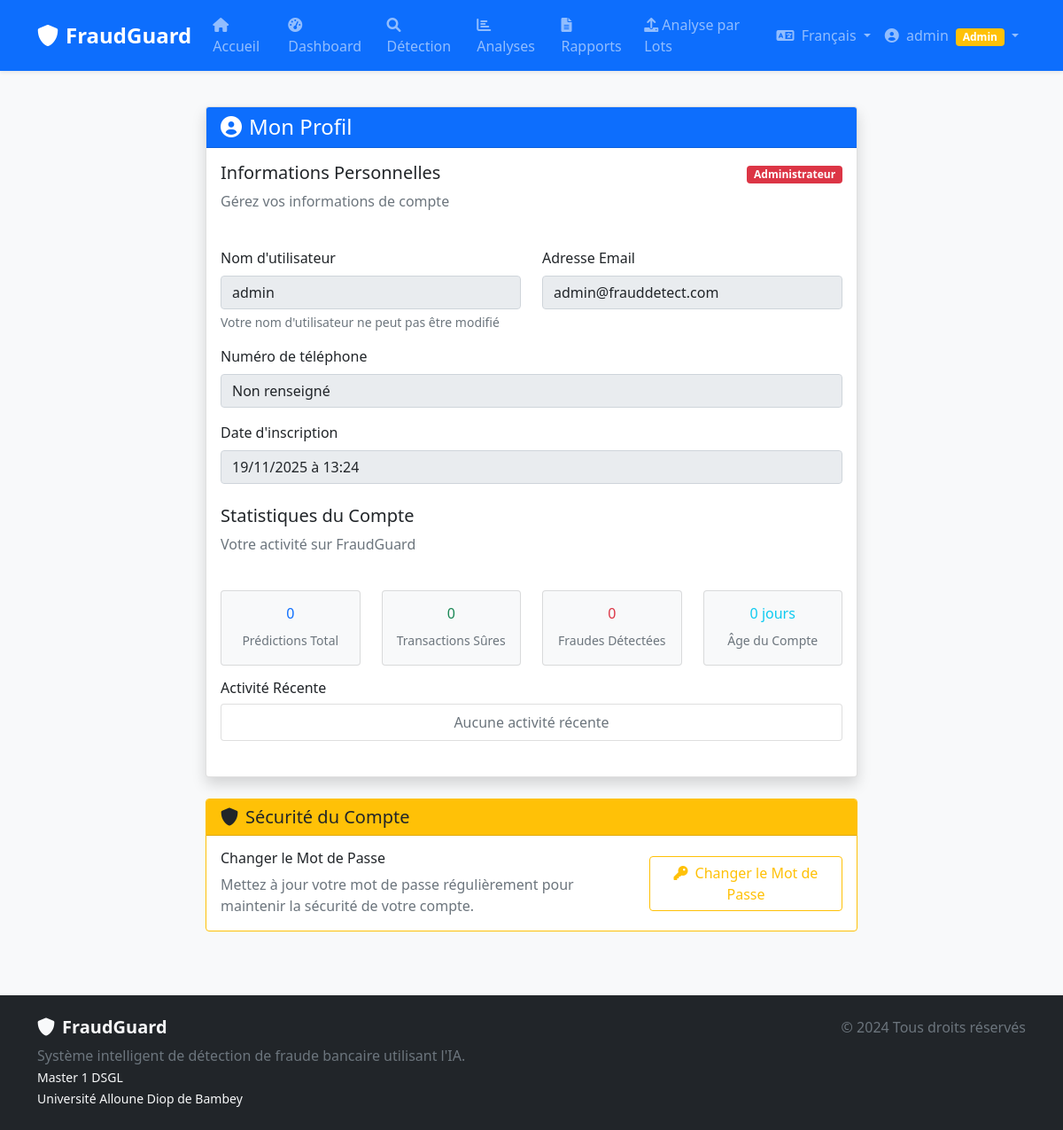
/user-profile (signed in), run on the app's committed database.
### app.py (models this page shows)
class User(UserMixin, db.Model):
    id = db.Column(db.Integer, primary_key=True)
    username = db.Column(db.String(80), unique=True, nullable=False)
    email = db.Column(db.String(120), unique=True, nullable=False)
    password_hash = db.Column(db.String(120), nullable=False)
    phone = db.Column(db.String(20))
    created_at = db.Column(db.DateTime, default=datetime.utcnow)
    is_admin = db.Column(db.Boolean, default=False)
    is_active = db.Column(db.Boolean, default=True)
    language = db.Column(db.String(5), default='fr')
    last_login = db.Column(db.DateTime)
    predictions = db.relationship('PredictionHistory', backref='user', lazy=True)
    alerts = db.relationship('Alert', backref='user', lazy=True)

### app.py (the view)
@app.route('/user-profile')
@login_required
def user_profile():
    total_predictions = PredictionHistory.query.filter_by(user_id=current_user.id).count()
    safe_predictions = PredictionHistory.query.filter_by(user_id=current_user.id, prediction='Non Fraude').count()
    fraud_predictions = PredictionHistory.query.filter_by(user_id=current_user.id, prediction='Fraude').count()
    recent_predictions = PredictionHistory.query.filter_by(user_id=current_user.id)\
        .order_by(PredictionHistory.created_at.desc())\
        .limit(5)\
        .all()
    account_age = (datetime.utcnow() - current_user.created_at).days
    return render_template('profile.html',
                         total_predictions=total_predictions,
                         safe_predictions=safe_predictions,
                         fraud_predictions=fraud_predictions,
                         recent_predictions=recent_predictions,
                         account_age=account_age)

### app.py (called while the page is built)
@login_manager.user_loader
def load_user(user_id):
    return User.query.get(int(user_id))

def _(text):
    locale = get_locale()
    return TRANSLATIONS.get(locale, {}).get(text, text)

def get_locale():
    try:
        if current_user.is_authenticated and hasattr(current_user, 'language') and current_user.language:
            return current_user.language
    except:
        pass
    if 'language' in session and session['language'] in ['fr', 'en']:
        return session['language']
    return 'fr'  # Français par défaut

@app.context_processor
def utility_processor():
    return dict(_=_, get_locale=get_locale)

### templates/profile.html (shortened to what this page needs)
{% extends "base.html" %}
{% block content %}
<div class="container py-4">
    <div class="row">
        <div class="col-lg-8 mx-auto">
            <div class="card shadow">
                <div class="card-header bg-primary text-white">
                    <h4 class="card-title mb-0">
                        <i class="fas fa-user-circle me-2"></i>Mon Profil
                    </h4>
                </div>
                <div class="card-body">
                    <div class="row mb-4">
                        <div class="col-md-8">
                            <h5>Informations Personnelles</h5>
                            <p class="text-muted">Gérez vos informations de compte</p>
                        </div>
                        <div class="col-md-4 text-end">
                            <span class="badge bg-{% if current_user.is_admin %}danger{% else %}primary{% endif %}">
                                {% if current_user.is_admin %}Administrateur{% else %}Utilisateur{% endif %}
                            </span>
                        </div>
                    </div>
                    <div class="row">
                        <div class="col-md-6 mb-3">
                            <label class="form-label">Nom d'utilisateur</label>
                            <input type="text" class="form-control" value="{{ current_user.username }}" readonly>
                            <div class="form-text">Votre nom d'utilisateur ne peut pas être modifié</div>
                        </div>
                        <div class="col-md-6 mb-3">
                            <label class="form-label">Adresse Email</label>
                            <input type="email" class="form-control" value="{{ current_user.email }}" readonly>
                        </div>
                    </div>
                    <div class="mb-3">
                        <label class="form-label">Numéro de téléphone</label>
                        <input type="text" class="form-control" value="{{ current_user.phone or 'Non renseigné' }}" readonly>
                    </div>
                    <div class="mb-3">
                        <label class="form-label">Date d'inscription</label>
                        <input type="text" class="form-control"
                               value="{{ current_user.created_at.strftime('%d/%m/%Y à %H:%M') }}" readonly>
                    </div>
                    <div class="row mb-4 mt-4">
                        <div class="col-12">
                            <h5>Statistiques du Compte</h5>
                            <p class="text-muted">Votre activité sur FraudGuard</p>
                        </div>
                    </div>
                    <div class="row">
                        <div class="col-md-3 mb-3">
                            <div class="card bg-light">
                                <div class="card-body text-center">
                                    <h6 class="card-title text-primary">{{ total_predictions }}</h6>
                                    <small class="text-muted">Prédictions Total</small>
                                </div>
                            </div>
                        </div>
                        <div class="col-md-3 mb-3">
                            <div class="card bg-light">
                                <div class="card-body text-center">
                                    <h6 class="card-title text-success">{{ safe_predictions }}</h6>
                                    <small class="text-muted">Transactions Sûres</small>
                                </div>
                            </div>
                        </div>
                        <div class="col-md-3 mb-3">
                            <div class="card bg-light">
                                <div class="card-body text-center">
                                    <h6 class="card-title text-danger">{{ fraud_predictions }}</h6>
                                    <small class="text-muted">Fraudes Détectées</small>
                                </div>
                            </div>
                        </div>
                        <div class="col-md-3 mb-3">
                            <div class="card bg-light">
                                <div class="card-body text-center">
                                    <h6 class="card-title text-info">{{ account_age }} jours</h6>
                                    <small class="text-muted">Âge du Compte</small>
                                </div>
                            </div>
                        </div>
                    </div>
                    <div class="row mb-4">
                        <div class="col-12">
                            <h6>Activité Récente</h6>
                            <div class="list-group">
                                {% if recent_predictions %}
                                    {% for pred in recent_predictions %}
                                    <div class="list-group-item">
                                        <div class="d-flex w-100 justify-content-between">
                                            <h6 class="mb-1">Analyse de transaction</h6>
                                            <small class="text-muted">{{ pred.created_at.strftime('%H:%M') }}</small>
                                        </div>
                                        <p class="mb-1">
                                            Montant: <strong>{{ pred.amount }} {{ pred.currency }}</strong> -
                                            Résultat:
                                            <span class="badge bg-{{ 'danger' if pred.prediction == 'Fraude' else 'success' }}">
                                                {{ pred.prediction }}
                                            </span>
                                        </p>
                                    </div>
                                    {% endfor %}
                                {% else %}
                                    <div class="list-group-item">
                                        <p class="text-muted text-center mb-0">Aucune activité récente</p>
                                    </div>
                                {% endif %}
                            </div>
                        </div>
                    </div>
                </div>
            </div>
            <div class="card border-warning mt-4">
                <div class="card-header bg-warning text-dark">
                    <h5 class="card-title mb-0">
                        <i class="fas fa-shield-alt me-2"></i>Sécurité du Compte
                    </h5>
                </div>
                <div class="card-body">
                    <div class="row align-items-center">
                        <div class="col-md-8">
                            <h6>Changer le Mot de Passe</h6>
                            <p class="text-muted mb-0">
                                Mettez à jour votre mot de passe régulièrement pour maintenir la sécurité de votre compte.
                            </p>
                        </div>
                        <div class="col-md-4 text-end">
                            <button type="button" class="btn btn-outline-warning" data-bs-toggle="modal" data-bs-target="#changePasswordModal">
                                <i class="fas fa-key me-2"></i>Changer le Mot de Passe
                            </button>
                        </div>
                    </div>
                </div>
            </div>
        </div>
    </div>
</div>
{% endblock %}

### templates/base.html (shortened to what this page needs)
<!DOCTYPE html>
<html lang="{{ get_locale() }}">
<head>
    <link href="https://cdn.jsdelivr.net/npm/bootstrap@5.1.3/dist/css/bootstrap.min.css" rel="stylesheet">
    <link rel="stylesheet" href="https://cdnjs.cloudflare.com/ajax/libs/font-awesome/6.0.0/css/all.min.css">
    <link rel="stylesheet" href="{{ url_for('static', filename='css/style.css') }}">
</head>
<body class="d-flex flex-column min-vh-100">
    {% include 'navbar.html' %}
    <main class="flex-grow-1">
        {% block content %}{% endblock %}
    </main>
    <footer class="bg-dark text-light py-4 mt-5">
        <div class="container">
            <div class="row">
                <div class="col-md-6">
                    <h5 class="fw-bold">
                        <i class="fas fa-shield-alt me-2"></i>FraudGuard
                    </h5>
                    <p class="text-muted mb-0">
                        {{ _('fraudguard_system') }}
                    </p>
                    <small>{{ _('master_dsgl') }}<br>{{ _('university_bambey') }}</small>
                </div>
                <div class="col-md-6 text-md-end">
                    <p class="text-muted mb-0">
                        &copy; 2024 {{ _('all_rights_reserved') }}
                    </p>
                </div>
            </div>
        </div>
    </footer>
</body>
</html>

### templates/navbar.html (shortened to what this page needs)
<nav class="navbar navbar-expand-lg navbar-dark bg-primary shadow-sm">
    <div class="container">
        <a class="navbar-brand fw-bold" href="{{ url_for('index') }}">
            <i class="fas fa-shield-alt me-2"></i>FraudGuard
        </a>
        <div class="collapse navbar-collapse" id="navbarNav">
            <ul class="navbar-nav me-auto">
                <li class="nav-item">
                    <a class="nav-link" href="{{ url_for('index') }}">
                        <i class="fas fa-home me-1"></i>{{ _('home') }}
                    </a>
                </li>
                {% if current_user.is_authenticated %}
                <li class="nav-item">
                    <a class="nav-link" href="{{ url_for('dashboard') }}">
                        <i class="fas fa-tachometer-alt me-1"></i>{{ _('dashboard') }}
                    </a>
                </li>
                <li class="nav-item">
                    <a class="nav-link" href="{{ url_for('prediction') }}">
                        <i class="fas fa-search me-1"></i>{{ _('detection') }}
                    </a>
                </li>
                <li class="nav-item">
                    <a class="nav-link" href="{{ url_for('advanced_analysis') }}">
                        <i class="fas fa-chart-bar me-1"></i>{{ _('analysis') }}
                    </a>
                </li>
                <li class="nav-item">
                    <a class="nav-link" href="{{ url_for('reports_dashboard') }}">
                        <i class="fas fa-file-alt me-1"></i>{{ _('reports') }}
                    </a>
                </li>
                <li class="nav-item">
                    <a class="nav-link" href="{{ url_for('batch_prediction') }}">
                        <i class="fas fa-upload me-1"></i>{{ _('batch_analysis') }}
                    </a>
                </li>
                {% endif %}
            </ul>
            <ul class="navbar-nav">
                <li class="nav-item dropdown">
                    <a class="nav-link dropdown-toggle" href="#" id="languageDropdown" role="button" data-bs-toggle="dropdown">
                        <i class="fas fa-language me-1"></i>
                        {% if get_locale() == 'fr' %}Français{% else %}English{% endif %}
                    </a>
                </li>
                {% if current_user.is_authenticated %}
                <li class="nav-item dropdown">
                    <a class="nav-link dropdown-toggle" href="#" id="navbarDropdown" role="button" data-bs-toggle="dropdown">
                        <i class="fas fa-user-circle me-1"></i> {{ current_user.username }}
                        {% if current_user.is_admin %}<span class="badge bg-warning ms-1">Admin</span>{% endif %}
                    </a>
                </li>
                {% endif %}
            </ul>
        </div>
    </div>
</nav>

### static/css/style.css (style rules this page uses)
:root { --primary: #2c3e50; --secondary: #3498db; --success: #27ae60; --danger: #e74c3c; --warning: #f39c12; --info: #17a2b8; --light: #f8f9fa; --dark: #343a40; }
body { font-family: 'Segoe UI', Tahoma, Geneva, Verdana, sans-serif; background-color: #f8f9fa; }
.navbar-brand { font-weight: bold; font-size: 1.5rem; }

### data on the page
User: username "admin", email "admin@frauddetect.com", phone "Non renseigné", created_at "19/11/2025 à 13:24"

### other printed values
{{ total_predictions }} "0"
{{ safe_predictions }} "0"
{{ fraud_predictions }} "0"
